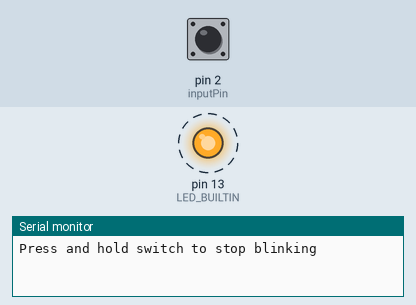
Simulated run of this sketch. Board: Arduino Uno, built with avr-gcc and run on an emulated ATmega328P. On the bench: output pins drawn as LEDs (lit = HIGH), the last lines printed to the serial monitor. Dashed ring = blinking. The inputs (shaded band) are chosen by the test bench; at power-on: pin 2 (inputPin) HIGH.

Above: at 4.8 s.
4.9 s: pin 2 (inputPin) pulled LOW for 2.35 s
At 5.3 s:
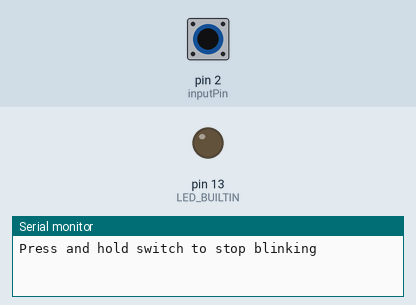
At 7.6 s:
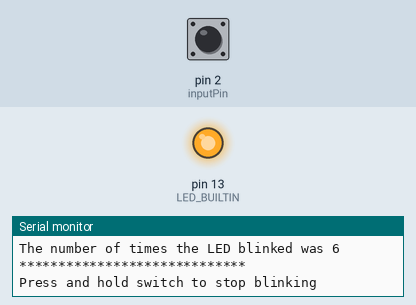
Timing chart, 0 to 14.7 s (numbered marks = the images above; inputs shaded):
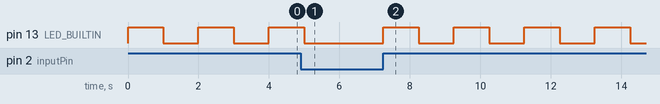

The sketch:

2.10.0_structuring-code-into-functional-blocks-20240404.ino
```cpp
/*
Book: 2020#Margolis_Arduino-Cookbook.pdf
Chapter 2.10: page:64

Sketch: Structuring your code into functional blocks - Functions

* blink 3
* Demonstrates calling a function with a parameter and returning a value.
*
* The LED flashes when the program starts and stops when a switch connected to digital pin 2 is pressed.
* The program prints the number of times that the LED flashes.

* My modification:
* oryginal example


MK:
C:2024.04.04
M:2020.04.04
*/

const int inputPin = 2; // input pin for the switch

void setup()
{
  pinMode(LED_BUILTIN, OUTPUT);
  pinMode(inputPin, INPUT);
  digitalWrite(inputPin, HIGH); // use internal pull-up resistor (Recipe 5.2)
  Serial.begin(9600);
}

void loop()
{
  Serial.println("Press and hold switch to stop blinking");
  int count = blink3(1000); // blink the LED 250 ms on and 250 ms off
  Serial.print("The number of times the LED blinked was ");
  Serial.println(count);
  Serial.println("*****************************");

  while(digitalRead(inputPin) == LOW);
  {
    // do nothing until they let go of the button
  }
}


//blink a LED using the given delay period
// return the number of times the LED flashed
int blink3(int period)
{
  int blinkCount = 3;
  while(digitalRead(inputPin) == HIGH) // repeat until switch is pressed (it will go LOW when pressed
  {
    digitalWrite(LED_BUILTIN, HIGH);
    delay(period); // wait for half the blink period
    digitalWrite(LED_BUILTIN, LOW);
    delay(period); // wait for the other half
    blinkCount += 1; // increment the count
  }
  //e here when inputPin is no longer HIGH (means the switch is pressed)
  return blinkCount; // this value will be returned
}
```

Measured:
- by itself, pin 13 (LED_BUILTIN): repeats every 2.0 s: HIGH 1.0 s, LOW 1.0 s
